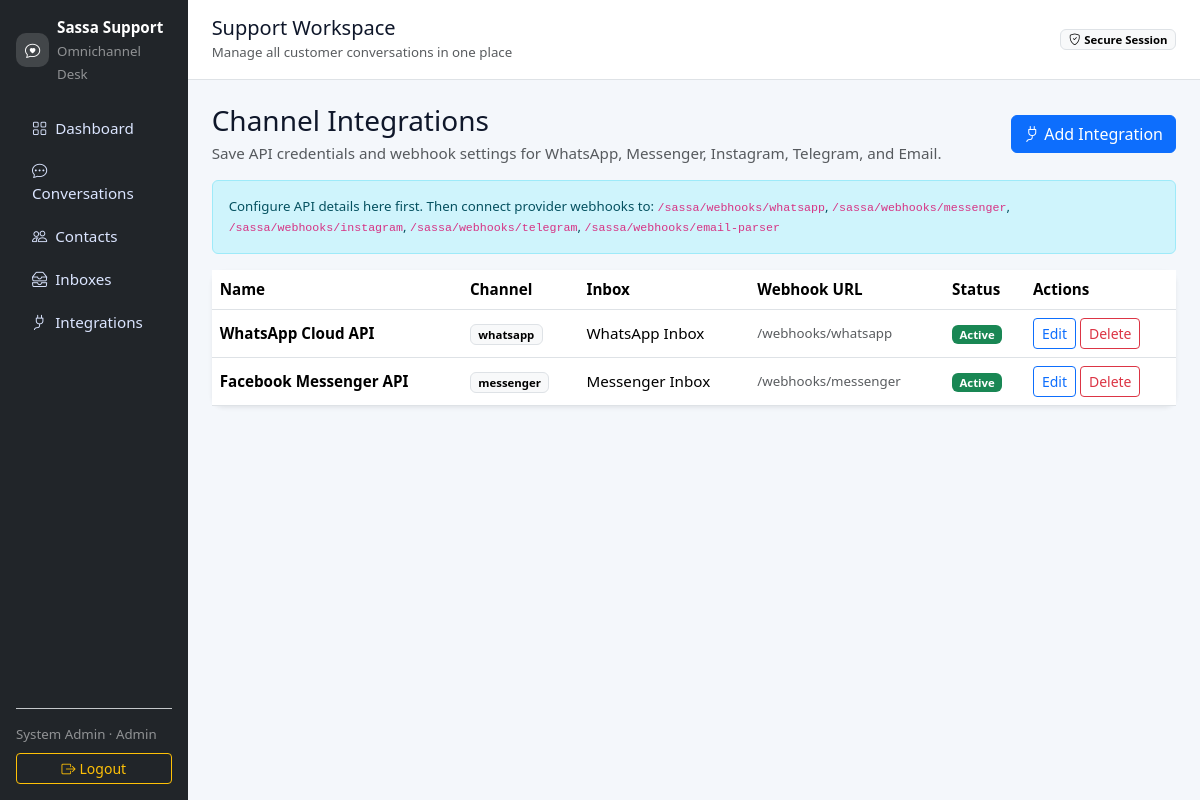
/integrations (signed in), run on the app's committed database.
### tables this page shows
CREATE TABLE channel_integrations (
  id INT AUTO_INCREMENT PRIMARY KEY,
  channel_type VARCHAR(50) NOT NULL,
  name VARCHAR(120) NOT NULL,
  inbox_id INT NULL,
  api_base_url VARCHAR(255) NULL,
  api_key VARCHAR(255) NULL,
  api_secret VARCHAR(255) NULL,
  access_token TEXT NULL,
  webhook_verify_token VARCHAR(255) NULL,
  webhook_url VARCHAR(255) NULL,
  config_json JSON NULL,
  is_active TINYINT(1) DEFAULT 1,
  created_at TIMESTAMP DEFAULT CURRENT_TIMESTAMP,
  updated_at TIMESTAMP DEFAULT CURRENT_TIMESTAMP ON UPDATE CURRENT_TIMESTAMP,
  FOREIGN KEY (inbox_id) REFERENCES inboxes(id)
);

CREATE TABLE inboxes (
  id INT AUTO_INCREMENT PRIMARY KEY,
  name VARCHAR(100) NOT NULL,
  channel_type VARCHAR(50) NOT NULL,
  credentials_json JSON NULL,
  is_active TINYINT(1) DEFAULT 1,
  created_at TIMESTAMP DEFAULT CURRENT_TIMESTAMP
);

### app/helpers/App.php (called while the page is built, shortened)
<?php
class App
{
    public static array $config = [];
    public static function init(): void
    {
        self::$config = require __DIR__ . '/../../config/config.php';
        date_default_timezone_set(self::$config['app']['timezone']);
    }
    public static function view(string $view, array $data = []): void
    {
        extract($data);
        require __DIR__ . '/../views/' . $view . '.php';
    }
    public static function basePath(): string
    {
        $configured = trim(parse_url(self::$config['app']['url'] ?? '', PHP_URL_PATH) ?? '', '/');
        $requestPath = trim(parse_url($_SERVER['REQUEST_URI'] ?? '', PHP_URL_PATH) ?? '', '/');
        if ($configured !== '' && ($requestPath === $configured || str_starts_with($requestPath, $configured . '/'))) {
            return $configured;
        }
        $scriptDir = trim(str_replace('\\', '/', dirname($_SERVER['SCRIPT_NAME'] ?? '')), '/');
        return $scriptDir;
    }
    public static function url(string $path = ''): string
    {
        $base = self::basePath();
        $relative = ltrim($path, '/');
        return '/' . ($base ? $base . '/' : '') . $relative;
    }
}

### app/controllers/IntegrationsController.php (called while the page is built, shortened)
<?php
class IntegrationsController
{
    public function index(): void
    {
        App::view('integrations/index', [
            'integrations' => (new ChannelIntegration())->all(),
            'inboxes' => (new Inbox())->all(),
        ]);
    }
}

### public/index.php (called while the page is built, shortened)
<?php
require __DIR__ . '/../app/helpers/App.php';
require __DIR__ . '/../app/helpers/functions.php';
require __DIR__ . '/../app/helpers/Router.php';
$router = new Router();
require __DIR__ . '/../routes/web.php';
$router->dispatch($_SERVER['REQUEST_METHOD'], $_SERVER['REQUEST_URI']);

### routes/web.php (called while the page is built, shortened)
<?php
$integrations = new IntegrationsController();

### app/models/ChannelIntegration.php (called while the page is built, shortened)
<?php
class ChannelIntegration extends BaseModel
{
    public function all(): array
    {
        $sql = 'SELECT ci.*, i.name AS inbox_name FROM channel_integrations ci LEFT JOIN inboxes i ON i.id = ci.inbox_id ORDER BY ci.created_at DESC';
        return $this->db->query($sql)->fetchAll();
    }
}

### app/helpers/functions.php (called while the page is built, shortened)
<?php
function e(?string $value): string
{
    return htmlspecialchars((string) $value, ENT_QUOTES, 'UTF-8');
}

### app/helpers/Router.php (shortened to what this page needs)
<?php
class Router
{
    private array $routes = [];
    public function add(string $method, string $path, callable $handler): void
    {
        $this->routes[] = [$method, trim($path, '/'), $handler];
    }
    public function dispatch(string $method, string $uri): void
    {
        $uri = trim(parse_url($uri, PHP_URL_PATH), '/');
        $baseCandidates = array_filter([
            trim(parse_url(App::$config['app']['url'] ?? '', PHP_URL_PATH) ?? '', '/'),
            App::basePath(),
        ]);
        foreach ($baseCandidates as $base) {
            if ($base && ($uri === $base || str_starts_with($uri, $base . '/'))) {
                $uri = trim(substr($uri, strlen($base)), '/');
                break;
            }
        }
        foreach ($this->routes as [$routeMethod, $routePath, $handler]) {
            $pattern = '#^' . preg_replace('/\{([a-z_]+)\}/', '([^/]+)', $routePath) . '$#';
            if ($routeMethod === $method && preg_match($pattern, $uri, $matches)) {
                array_shift($matches);
                $handler(...$matches);
                return;
            }
        }
    }
}

### app/views/integrations/index.php (shortened to what this page needs)
<?php require __DIR__ . '/../partials/header.php'; ?>
<div class="d-flex justify-content-between align-items-center mb-3">
  <div>
    <h3 class="mb-1">Channel Integrations</h3>
    <p class="text-muted mb-0">Save API credentials and webhook settings for WhatsApp, Messenger, Instagram, Telegram, and Email.</p>
  </div>
  <button class="btn btn-primary" data-bs-toggle="modal" data-bs-target="#addIntegrationModal"><i class="bi bi-plug me-1"></i>Add Integration</button>
</div>
<div class="alert alert-info small">
  Configure API details here first. Then connect provider webhooks to:
  <code><?= App::url('webhooks/whatsapp') ?></code>, <code><?= App::url('webhooks/messenger') ?></code>, <code><?= App::url('webhooks/instagram') ?></code>, <code><?= App::url('webhooks/telegram') ?></code>, <code><?= App::url('webhooks/email-parser') ?></code>
</div>
<div class="card border-0 shadow-sm">
  <div class="table-responsive">
    <table class="table table-hover align-middle mb-0">
      <thead><tr><th>Name</th><th>Channel</th><th>Inbox</th><th>Webhook URL</th><th>Status</th><th>Actions</th></tr></thead>
      <tbody>
      <?php foreach ($integrations as $it): ?>
        <tr>
          <td class="fw-semibold"><?= e($it['name']) ?></td>
          <td><span class="badge text-bg-light border"><?= e($it['channel_type']) ?></span></td>
          <td><?= e($it['inbox_name'] ?? '-') ?></td>
          <td class="small text-muted"><?= e($it['webhook_url']) ?></td>
          <td><?= $it['is_active'] ? '<span class="badge text-bg-success">Active</span>' : '<span class="badge text-bg-secondary">Inactive</span>' ?></td>
          <td>
            <button class="btn btn-sm btn-outline-primary" data-bs-toggle="modal" data-bs-target="#editIntegration<?= (int)$it['id'] ?>">Edit</button>
            <form method="post" action="<?= App::url('integrations/' . (int)$it['id'] . '/delete') ?>" class="d-inline">
              <button class="btn btn-sm btn-outline-danger" onclick="return confirm('Delete this integration?')">Delete</button>
            </form>
          </td>
        </tr>
      <?php endforeach; ?>
      </tbody>
    </table>
  </div>
</div>
<?php require __DIR__ . '/../partials/footer.php'; ?>

### public/assets/css/app.css (style rules this page uses)
:root { --bg:#f4f7fb; --card:#ffffff; --text:#0f172a; }
body { background:var(--bg);color:var(--text);font-size:.95rem }
.card { border-radius:12px }

### data on the page
channel_integrations: name "WhatsApp Cloud API", channel_type "whatsapp", inbox.name "WhatsApp Inbox", webhook_url "/webhooks/whatsapp", is_active "Active"
channel_integrations: name "Facebook Messenger API", channel_type "messenger", inbox.name "Messenger Inbox", webhook_url "/webhooks/messenger", is_active "Active"
